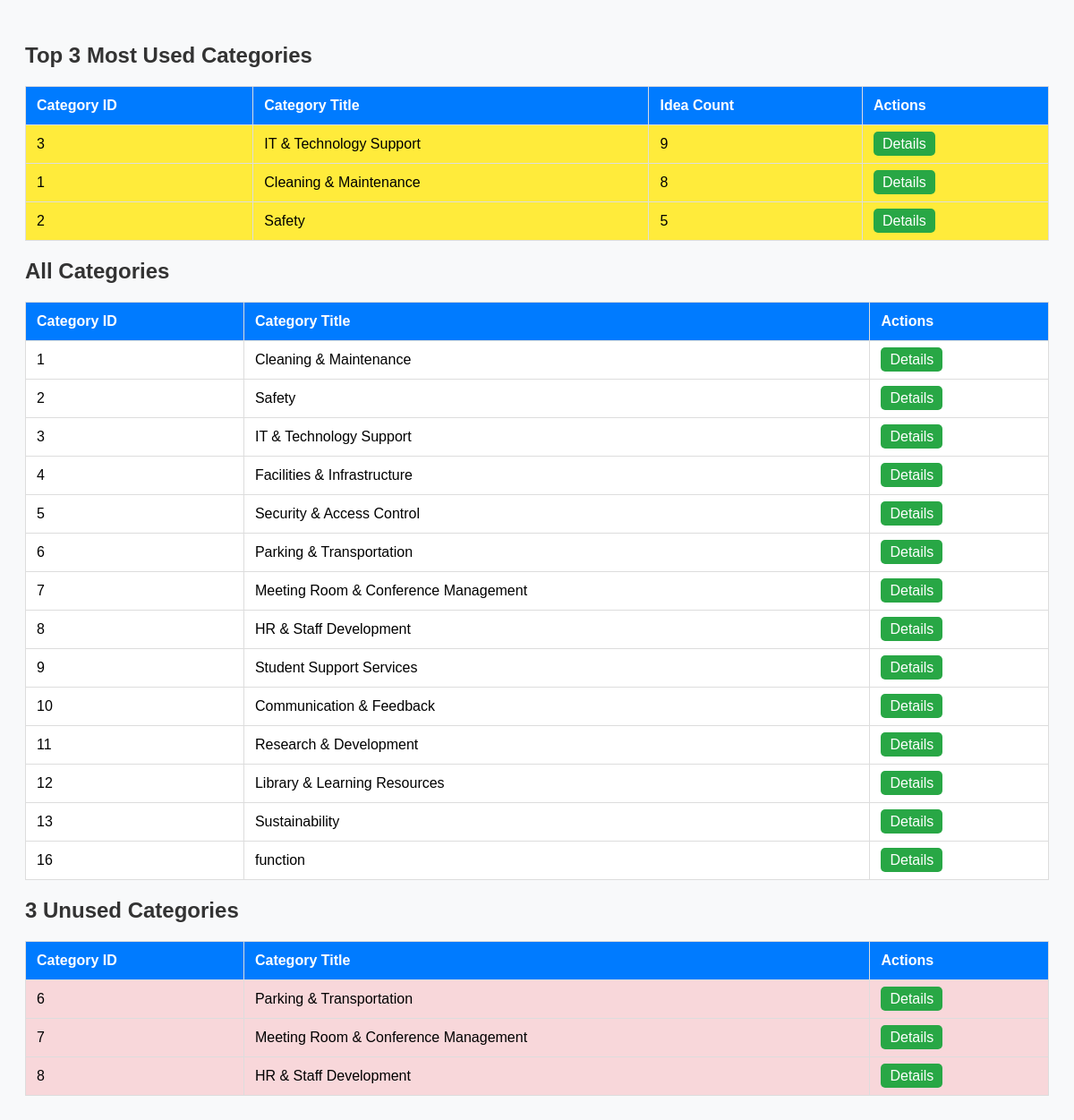
/categorypage.php, run on the app's committed database.
### tables this page shows
CREATE TABLE `maincategory` (
  `MainCategoryID` int(11) NOT NULL,
  `MainCategoryTitle` varchar(255) DEFAULT NULL,
  `Description` text DEFAULT NULL,
  `Status` varchar(255) DEFAULT NULL,
  `created_at` timestamp NOT NULL DEFAULT current_timestamp(),
  `updated_at` timestamp NOT NULL DEFAULT current_timestamp() ON UPDATE current_timestamp()
);

### categorypage.php (the view, shortened to what this page needs)
<?php
include('databaseconnect.php');
$top_categories_sql = "
    SELECT m.MainCategoryID, m.MainCategoryTitle, COUNT(i.idea_id) AS idea_count
    FROM maincategory m
    JOIN subcategory s ON m.MainCategoryID = s.MainCategoryID
    JOIN ideas i ON s.SubCategoryID = i.SubCategoryID
    GROUP BY m.MainCategoryID
    ORDER BY idea_count DESC
    LIMIT 3
";
$top_categories = $connect->query($top_categories_sql);
$all_categories_sql = "SELECT * FROM maincategory";
$all_categories = $connect->query($all_categories_sql);
$unused_categories_sql = "
    SELECT m.MainCategoryID, m.MainCategoryTitle
    FROM maincategory m
    WHERE m.MainCategoryID NOT IN (
        SELECT DISTINCT s.MainCategoryID
        FROM subcategory s
        JOIN ideas i ON s.SubCategoryID = i.SubCategoryID
    )
    LIMIT 3
";
$unused_categories = $connect->query($unused_categories_sql);
?>
<!DOCTYPE html>
<html lang="en">
<head>
</head>
<body>
<h2>Top 3 Most Used Categories</h2>
<?php if ($top_categories && $top_categories->num_rows > 0): ?>
    <table>
        <tr>
            <th>Category ID</th>
            <th>Category Title</th>
            <th>Idea Count</th>
            <th>Actions</th>
        </tr>
        <?php while ($row = $top_categories->fetch_assoc()): ?>
        <tr class="highlight">
            <td><?= htmlspecialchars($row['MainCategoryID']) ?></td>
            <td><?= htmlspecialchars($row['MainCategoryTitle']) ?></td>
            <td><?= htmlspecialchars($row['idea_count']) ?></td>
            <td>
                <a href="category.php?category_id=<?= $row['MainCategoryID'] ?>" class="details-btn">Details</a>
            </td>
        </tr>
        <?php endwhile; ?>
    </table>
<?php else: ?>
    <p>No popular categories found.</p>
<?php endif; ?>
<h2>All Categories</h2>
<?php if ($all_categories && $all_categories->num_rows > 0): ?>
    <table>
        <tr>
            <th>Category ID</th>
            <th>Category Title</th>
            <th>Actions</th>
        </tr>
        <?php while ($row = $all_categories->fetch_assoc()): ?>
        <tr>
            <td><?= htmlspecialchars($row['MainCategoryID']) ?></td>
            <td><?= htmlspecialchars($row['MainCategoryTitle']) ?></td>
            <td>
                <a href="category_detail.php?category_id=<?= $row['MainCategoryID'] ?>" class="details-btn">Details</a>
            </td>
        </tr>
        <?php endwhile; ?>
    </table>
<?php else: ?>
    <p>No categories found.</p>
<?php endif; ?>
<h2>3 Unused Categories</h2>
<?php if ($unused_categories && $unused_categories->num_rows > 0): ?>
    <table>
        <tr>
            <th>Category ID</th>
            <th>Category Title</th>
            <th>Actions</th>
        </tr>
        <?php while ($row = $unused_categories->fetch_assoc()): ?>
        <tr class="unused">
            <td><?= htmlspecialchars($row['MainCategoryID']) ?></td>
            <td><?= htmlspecialchars($row['MainCategoryTitle']) ?></td>
            <td>
                <a href="category_detail.php?category_id=<?= $row['MainCategoryID'] ?>" class="details-btn">Details</a>
            </td>
        </tr>
        <?php endwhile; ?>
    </table>
<?php else: ?>
    <p>No unused categories found.</p>
<?php endif; ?>
</body>
</html>

### categorypage.php (style rules this page uses)
body { font-family: Arial, sans-serif; background-color: #f8f9fa; padding: 20px; }
h2 { color: #333; }
table { width: 100%; border-collapse: collapse; background: #fff; margin-bottom: 20px; }
th, td { padding: 12px; border: 1px solid #ddd; text-align: left; }
th { background-color: #007bff; color: white; }
.details-btn { background-color: #28a745; color: white; padding: 5px 10px; text-decoration: none; border-radius: 5px; }
.highlight { background-color: #ffeb3b; }
.unused { background-color: #f8d7da; }

### data on the page
maincategory: MainCategoryID "3", MainCategoryTitle "IT & Technology Support", idea_count "9"
maincategory: MainCategoryID "1", MainCategoryTitle "Cleaning & Maintenance", idea_count "8"
maincategory: MainCategoryID "2", MainCategoryTitle "Safety", idea_count "5"
maincategory: MainCategoryID "4", MainCategoryTitle "Facilities & Infrastructure"
maincategory: MainCategoryID "5", MainCategoryTitle "Security & Access Control"
maincategory: MainCategoryID "6", MainCategoryTitle "Parking & Transportation"
maincategory: MainCategoryID "7", MainCategoryTitle "Meeting Room & Conference Management"
maincategory: MainCategoryID "8", MainCategoryTitle "HR & Staff Development"
maincategory: MainCategoryID "9", MainCategoryTitle "Student Support Services"
maincategory: MainCategoryID "10", MainCategoryTitle "Communication & Feedback"
maincategory: MainCategoryID "11", MainCategoryTitle "Research & Development"
maincategory: MainCategoryID "12", MainCategoryTitle "Library & Learning Resources"
maincategory: MainCategoryID "13", MainCategoryTitle "Sustainability"
maincategory: MainCategoryID "16", MainCategoryTitle "function"
